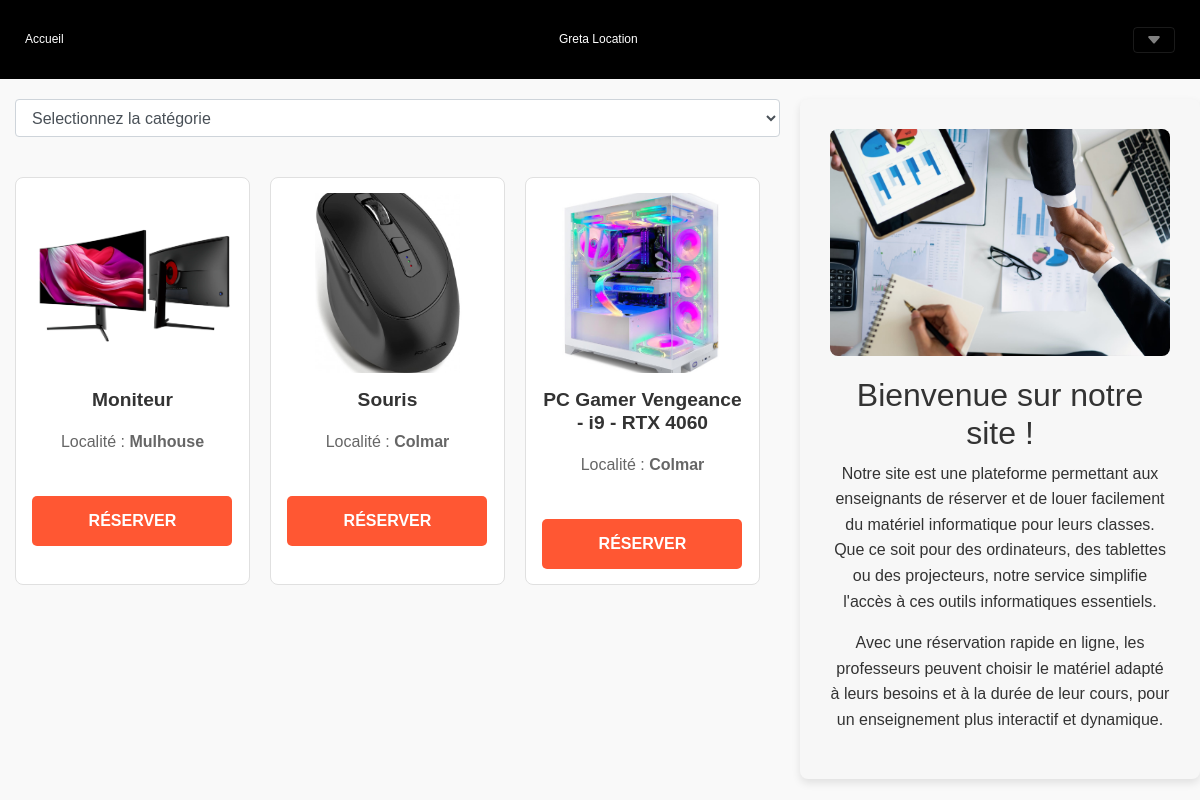
The app's page /Controlleur/ctrlAccueil.php?idCat=1 with its own data.
### tables this page shows
CREATE TABLE `equipement` (
  `id` int(11) NOT NULL,
  `catégorie` int(11) NOT NULL,
  `libelle` varchar(50) NOT NULL,
  `description` varchar(255) NOT NULL,
  `lieu` int(11) NOT NULL
);

CREATE TABLE `localisation` (
  `id` int(11) NOT NULL,
  `libelle` varchar(50) NOT NULL
);

### Controlleur/ctrlAccueil.php (called while the page is built, shortened)
<?php
include "$racine/vue/VueEntete.php";
include_once("$racine/model/ModelEquipementDAO.php");
include_once("$racine/model/ModelReservationDAO.php");
include_once("$racine/model/ModelCategorieDAO.php");
include_once("$racine/model/ModelLieuDAO.php");
$categorie = isset($_GET['idCat']) ? filter_input(INPUT_GET, 'idCat', FILTER_SANITIZE_STRING) : '*';
$lieu = isset($_GET['idLieu']) ? filter_input(INPUT_GET, 'idLieu', FILTER_SANITIZE_STRING) : '*';
include "$racine/vue/VueAccueil.php";
include "$racine/vue/VuePied.php";
?>

### Data/connexionDB.php (called while the page is built, shortened)
<?php
   class ConnexionDB{
        private static $connexion;
        public static function getInstance(){
            if(!self::$connexion){
                try {
                    $serveur = 'mysql:host=localhost;';
                    $bdd = 'dbname=gretagenis';
                    $user = 'root' ;
                    $mdp = '' ;
                    self::$connexion = new PDO($serveur.$bdd, $user, $mdp);
                    self::$connexion->query("SET CHARACTER SET utf8");
                } catch (PDOException $e) {
                        echo " Error connexion: " . $serveur . " " . $bdd . " " . $user . " " . $mdp . " " . $e->getMessage() ;
                        throw new Exception("Erreur à  la connexion \n" . $e->getMessage());
                }
            }
            return self::$connexion;
        }
     }
?>

### Model/ModelEquipementDAO.php (called while the page is built, shortened)
<?php
include_once("./Data/ConnexionDB.php");
include_once("./classes/Equipement.php");
include_once("./Model/ModelCategorieDAO.php");
include_once("./Model/ModelLieuDAO.php");
class ModelEquipementDAO {
    public static function getAllEquipement($cat = null, $lieu = null){
        try{
            if((isset($cat) && isset($lieu)) || isset($cat) ||isset($lieu)){
                if($cat != null && $lieu == null){
                    if(ModelCategorieDAO::existCategorie($cat)){
                        $sql = "SELECT * FROM equipement WHERE catégorie = ? ORDER BY catégorie,lieu";
                        $param = array($cat);
                    }else{
                        echo '<script>window.location.href="./?action=accueil"</script>';
                        die();
                    }
                }else if($cat == null && $lieu != null){
                    if(ModelLieuDAO::existLieu($lieu)){
                        $sql = "SELECT * FROM equipement WHERE lieu = ? ORDER BY catégorie,lieu";
                        $param = array($lieu);
                    }else{
                        echo '<script>window.location.href="./?action=accueil"</script>';
                        die();
                    }
                }
                    $req = ConnexionDB::getInstance()->prepare($sql);
                    $req ->execute($param);
            }else{
                $req = ConnexionDB::getInstance()->query("SELECT * FROM equipement ");
            }
             while ($ligne = $req->fetch(PDO::FETCH_ASSOC)) {
                $unObjet = new Equipement(
                    $ligne['id'],
                    $ligne['libelle'],
                    ModelCategorieDAO::getCategorie($ligne['catégorie']),
                    $ligne['description'],
                    $ligne['lieu']
            );
                $resultat[] = $unObjet;
            }
                return $resultat;
        }catch(PDOException $ex){
            print "Erreur : ". $ex->getMessage();
        }
    }
}
?>

### Model/ModelCategorieDAO.php (called while the page is built, shortened)
<?php
include_once("Data/ConnexionDB.php");
class ModelCategorieDAO{
    public static function getCategorie($id){
        $req = ConnexionDB::getInstance()->prepare("SELECT libelle FROM categorie WHERE id = ?");
        $req -> execute(array($id));
        $row = $req->fetch(PDO::FETCH_ASSOC);
        return $row['libelle'];
    }
    public static function existCategorie($id){
        $req = ConnexionDB::getInstance()->prepare("SELECT libelle FROM categorie WHERE id = ?");
        $req -> execute(array($id));
        return ($req->rowCount()>0);
    }
}
?>

### classes/Equipement.php (called while the page is built, shortened)
<?php
class Equipement {
    private string $code;
    private string $libelle;
    private ?string $lieu;
        function __construct(string $code, string $libelle, string $c = null, $d = null,$l = null){
            $this->code = $code;
            $this->libelle = $libelle;
            $this->lieu = $l;
        }
    public function getLibelle(){
        return $this->libelle;
    }
    public function getLieu(){
        return $this->lieu;
    }
    public function getCode(){
        return $this->code;
    }
}

### Model/ModelLieuDAO.php (called while the page is built, shortened)
<?php
include_once("Data/ConnexionDB.php");
class ModelLieuDAO{
    public static function getLieu($id){
        $req = ConnexionDB::getInstance()->prepare("SELECT libelle FROM localisation WHERE id = ?");
        $req -> execute(array($id));
        $row = $req->fetch(PDO::FETCH_ASSOC);
        return $row['libelle'];
    }
}
?>

### Vue/vueAccueil.php (the view, shortened to what this page needs)
<div class="ensemble">
    <div class="equip">
    <select id="categorie" name="categorie" class="form-control">
                <option value="" disabled selected>Selectionnez la catégorie</option>
    </select>
        <?php
if(isset($categorie) && isset($lieu)){
    if($lieu == '*'){
        $lieu = null;
    }
    $allobj = ModelEquipementDAO::getAllEquipement($categorie, $lieu);
        foreach($allobj as $result){
            if(!ModelReservationDAO::reservationExist($result->getCode()))
            {
                $resultat[] = $result;
            }
        }
        if(isset($resultat)){
        for($i = 0; $i < count($resultat); $i++):?>
            <div class="defaut">
                <img class="photo" src="<?php echo "./img/".$resultat[$i]->getCode(); ?>.jpg" alt="img" />
                <div class="enfant">
                    <h1><?=$resultat[$i]->getLibelle()?></h1>
                    <p>Localité : <b><?=ModelLieuDAO::getLieu($resultat[$i]->getLieu()) ?></b></p>
                    <div class="prix">
                    <a href="./?action=location&article=<?=$resultat[$i]->getCode()?>" class="btn">Réserver</a>
                    </div>
                </div>
            </div>
        <?php endfor;
        }else{
            echo 'Aucun article disponible.';
        }
    }
     ?>
    </div>
<div class="description">
    <img class="img-fluid" src="./img/commercial.jpg" alt="Commercial" />
    <h2>Bienvenue sur notre site !</h2>
    <p>Notre site est une plateforme permettant aux enseignants de réserver et de louer facilement du matériel informatique pour leurs classes. Que ce soit pour des ordinateurs, des tablettes ou des projecteurs, notre service simplifie l'accès à ces outils informatiques essentiels.</p>
    <p>Avec une réservation rapide en ligne, les professeurs peuvent choisir le matériel adapté à leurs besoins et à la durée de leur cours, pour un enseignement plus interactif et dynamique.</p>
</div>
</div>

### Vue/vueAccueil.php (style rules this page uses)
* { box-sizing: border-box; margin: 0; padding: 0; font-family: 'Poppins', sans-serif; }
body { background-color: #f9f9f9; color: #333; line-height: 1.6; }
.ensemble { display: flex; flex-direction: row; width: 100%; gap: 20px; justify-content: space-between; margin-top: 20px; }
.equip { display: flex; flex-wrap: wrap; gap: 20px; justify-content: flex-start; width: 65%; height: 20%; padding-left: 15px; }
.defaut { display: flex; flex-direction: column; padding: 15px; margin-top: 20px; border: solid 1px #e0e0e0; border-radius: 8px; width: calc(33.333% - 20px); background-color: #fff; transition: box-shadow 0.3s ease-in-out; }
.photo { width: 100%; height: 180px; object-fit: cover; border-radius: 8px; margin-bottom: 15px; }
.enfant { display: flex; flex-direction: column; gap: 10px; text-align: center; }
.enfant h1 { font-size: 1.2rem; font-weight: 600; color: #333; }
.enfant p { font-size: 1rem; color: #666; }
.btn { padding: 12px 20px; width: 100%; max-width: 200px; background-color: #ff5733; color: white; text-decoration: none; text-transform: uppercase; border-radius: 5px; font-weight: bold; text-align: center; margin-top: 15px; transition: background-color 0.3s ease, transform 0.3s ease; }
.description { background-color: #f7f7f7; padding: 30px; border-radius: 8px; flex: 2 ; text-align: center; box-shadow: 0 4px 8px rgba(0, 0, 0, 0.1); }
.description img { max-width: 100%; border-radius: 8px; margin-bottom: 20px; }

### records on screen
equipement: shows a picture, libelle "Moniteur", lieu.libelle "Mulhouse"
equipement: shows a picture, libelle "Souris", lieu.libelle "Colmar"
equipement: shows a picture, description "PC Gamer Vengeance - i9 - RTX 4060", lieu.libelle "Colmar"
